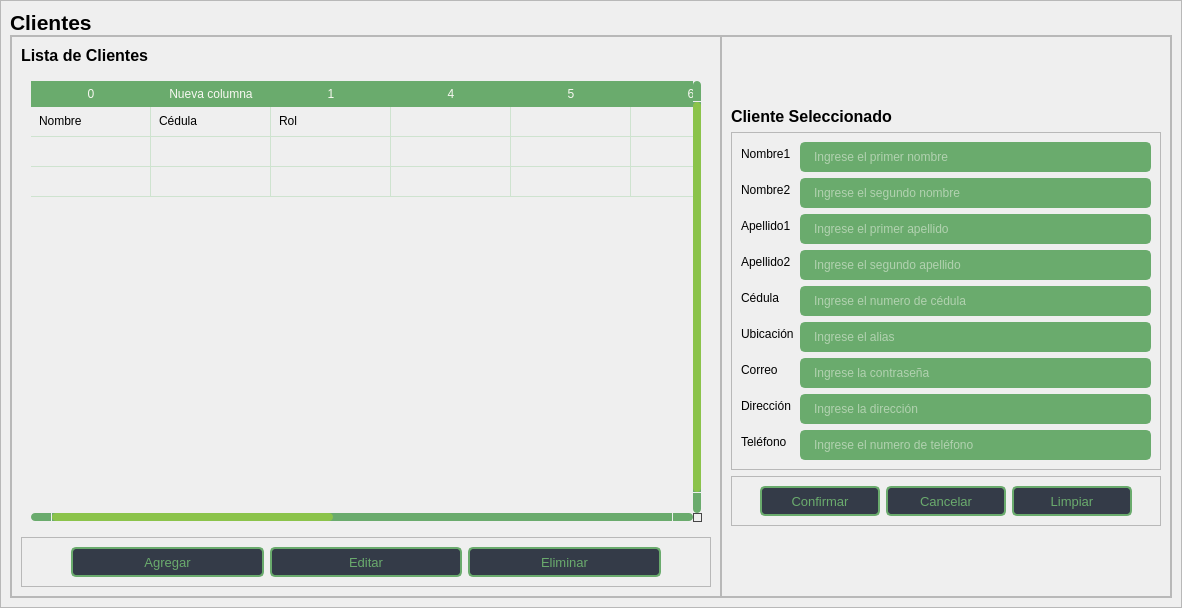
<?xml version="1.0" encoding="UTF-8"?>
<ui version="4.0">
 <class>usuarios</class>
 <widget class="QWidget" name="usuarios">
  <property name="geometry">
   <rect>
    <x>0</x>
    <y>0</y>
    <width>1182</width>
    <height>608</height>
   </rect>
  </property>
  <property name="windowTitle">
   <string>Form</string>
  </property>
  <property name="styleSheet">
   <string notr="true">/*---- QLineEdit  ----*/
QLineEdit {
    background-color: #6AAB6D;
    border-radius: 5px;
    border: 2px solid #6AAB6D;
    padding-left: 10px;
    selection-color: #ffffff;
    selection-background-color: #343b48;
    color: #f8f8f2;
}

QLineEdit:hover {
    border: 2px solid #3C6B4A;
}

QLineEdit:focus {
    border: 2px solid #FFF59D;
}

QLineEdit:disabled {
    color: #dbdbdb;
    border: 2px solid #808080;
    background-color: #4d4d4d;
}

/*---- QPushButton ----*/
QPushButton {
    border: 2px solid #6AAB6D;
    border-radius: 5px;
    color: #6AAB6D;
    background-color: #343b48;
}

QPushButton:hover {
    color: #83B986;
    border: 2px solid #83B986;
}

QPushButton:pressed {
    color: #388E3C;
    border: 2px solid #FFF59D;
}

QPushButton:disabled {
    color: #dbdbdb;
    border: 2px solid #808080;
    background-color: #4d4d4d;
}

/*---- QTableWidget ----*/
QTableWidget {
    background-color: transparent;
    padding: 10px;
    border-radius: 5px;
    gridline-color: #CEE3CF;
    outline: none;
}

QTableWidget::item {
    border-color: #CEE3CF;
    padding-left: 5px;
    padding-right: 5px;
    gridline-color: #CEE3CF;
}

QTableWidget::item:selected {
    background-color: #8BC34A;
    color: #f8f8f2;
}

QHeaderView::section {
    background-color: trasparent;
    max-width: 30px;
    border: none;
    border-style: none;
    border-radius: 0px;
}

QTableWidget::horizontalHeader {
    background-color: #6AAB6D;
    border-radius: 5px;
}

QHeaderView::section:horizontal {
    border: 1px solid #6AAB6D;
    background-color: #6AAB6D;
    padding: 3px;
    border-top-left-radius: 7px;
    border-top-right-radius: 7px;
    color: #f8f8f2;
    border-radius: 0px;
}

QHeaderView::section:vertical {
    border: 1px solid #6AAB6D;
}

/* ScrollBars */
QScrollBar:horizontal {
    border: none;
    background: #6AAB6D;
    height: 8px;
    margin: 0px 21px 0 21px;
    border-radius: 0px;
}

QScrollBar::handle:horizontal {
    background: #8BC34A;
    min-width: 25px;
    border-radius: 4px
}

QScrollBar::add-line:horizontal {
    border: none;
    background: #6AAB6D;
    width: 20px;
    border-top-right-radius: 4px;
    border-bottom-right-radius: 4px;
    subcontrol-position: right;
    subcontrol-origin: margin;
}

QScrollBar::sub-line:horizontal {
    border: none;
    background: #6AAB6D;
    width: 20px;
    border-top-left-radius: 4px;
    border-bottom-left-radius: 4px;
    subcontrol-position: left;
    subcontrol-origin: margin;
}

QScrollBar::up-arrow:horizontal,
QScrollBar::down-arrow:horizontal {
    background: none;
}

QScrollBar::add-page:horizontal,
QScrollBar::sub-page:horizontal {
    background: none;
}

QScrollBar:vertical {
    border: none;
    background-color: #6AAB6D;
    width: 8px;
    margin: 21px 0 21px 0;
    border-radius: 0px;
}

QScrollBar::handle:vertical {
    background: #8BC34A;
    min-height: 25px;
    border-radius: 4px
}

QScrollBar::add-line:vertical {
    border: none;
    background: #6AAB6D;
    height: 20px;
    border-bottom-left-radius: 4px;
    border-bottom-right-radius: 4px;
    subcontrol-position: bottom;
    subcontrol-origin: margin;
}

QScrollBar::sub-line:vertical {
    border: none;
    background: #6AAB6D;
    height: 20px;
    border-top-left-radius: 4px;
    border-top-right-radius: 4px;
    subcontrol-position: top;
    subcontrol-origin: margin;
}

QScrollBar::up-arrow:vertical,
QScrollBar::down-arrow:vertical {
    background: none;
}

QScrollBar::add-page:vertical,
QScrollBar::sub-page:vertical {
    background: none;
}

/* ComboBox */
QComboBox {
    background-color: #6AAB6D;
    border-radius: 5px;
    border: 2px solid #6AAB6D;
    padding: 5px;
    padding-left: 10px;
    color: #f8f8f2;
}

QComboBox:hover {
    border: 2px solid #9CC79E;
}

QComboBox::drop-down {
    subcontrol-origin: padding;
    subcontrol-position: top right;
    width: 25px;
    border-left-width: 3px;
    border-left-color: #6AAB6D;
    border-left-style: solid;
    border-top-right-radius: 3px;
    border-bottom-right-radius: 3px;
    background-image: url(:/icons/images/icons/cil-arrow-bottom.png);
    background-position: center;
    background-repeat: no-reperat;
}

QComboBox QAbstractItemView {
    color: #FFF59D;
    background-color: #6AAB6D;
    padding: 10px;
    selection-background-color: #6AAB6D;
}

QComboBox:disabled {
    color: #dbdbdb;
    border: 2px solid #808080;
    background-color: #4d4d4d;
}</string>
  </property>
  <layout class="QVBoxLayout" name="verticalLayout">
   <property name="spacing">
    <number>0</number>
   </property>
   <property name="leftMargin">
    <number>0</number>
   </property>
   <property name="topMargin">
    <number>0</number>
   </property>
   <property name="rightMargin">
    <number>0</number>
   </property>
   <property name="bottomMargin">
    <number>0</number>
   </property>
   <item>
    <widget class="QFrame" name="frame">
     <property name="styleSheet">
      <string notr="true"/>
     </property>
     <property name="frameShape">
      <enum>QFrame::StyledPanel</enum>
     </property>
     <property name="frameShadow">
      <enum>QFrame::Raised</enum>
     </property>
     <layout class="QVBoxLayout" name="verticalLayout_2">
      <property name="spacing">
       <number>0</number>
      </property>
      <property name="leftMargin">
       <number>9</number>
      </property>
      <property name="topMargin">
       <number>9</number>
      </property>
      <property name="rightMargin">
       <number>9</number>
      </property>
      <property name="bottomMargin">
       <number>9</number>
      </property>
      <item>
       <widget class="QLabel" name="label_3">
        <property name="font">
         <font>
          <pointsize>10</pointsize>
          <italic>false</italic>
          <bold>false</bold>
         </font>
        </property>
        <property name="text">
         <string>&lt;html&gt;&lt;head/&gt;&lt;body&gt;&lt;p&gt;&lt;span style=&quot; font-size:16pt; font-weight:700;&quot;&gt;Clientes&lt;/span&gt;&lt;/p&gt;&lt;/body&gt;&lt;/html&gt;</string>
        </property>
       </widget>
      </item>
      <item>
       <widget class="QFrame" name="frame_28">
        <property name="frameShape">
         <enum>QFrame::StyledPanel</enum>
        </property>
        <property name="frameShadow">
         <enum>QFrame::Raised</enum>
        </property>
        <layout class="QHBoxLayout" name="horizontalLayout_15">
         <property name="spacing">
          <number>0</number>
         </property>
         <property name="leftMargin">
          <number>0</number>
         </property>
         <property name="topMargin">
          <number>0</number>
         </property>
         <property name="rightMargin">
          <number>0</number>
         </property>
         <property name="bottomMargin">
          <number>0</number>
         </property>
         <item>
          <widget class="QFrame" name="frame_27">
           <property name="frameShape">
            <enum>QFrame::StyledPanel</enum>
           </property>
           <property name="frameShadow">
            <enum>QFrame::Raised</enum>
           </property>
           <layout class="QVBoxLayout" name="verticalLayout_28">
            <item>
             <widget class="QLabel" name="label_16">
              <property name="font">
               <font>
                <pointsize>10</pointsize>
                <italic>false</italic>
                <bold>false</bold>
               </font>
              </property>
              <property name="text">
               <string>&lt;html&gt;&lt;head/&gt;&lt;body&gt;&lt;p&gt;&lt;span style=&quot; font-size:12pt; font-weight:700;&quot;&gt;Lista de Clientes&lt;/span&gt;&lt;/p&gt;&lt;/body&gt;&lt;/html&gt;</string>
              </property>
             </widget>
            </item>
            <item>
             <widget class="QTableWidget" name="usuTable">
              <property name="minimumSize">
               <size>
                <width>0</width>
                <height>0</height>
               </size>
              </property>
              <property name="maximumSize">
               <size>
                <width>16777215</width>
                <height>16777215</height>
               </size>
              </property>
              <property name="frameShape">
               <enum>QFrame::NoFrame</enum>
              </property>
              <property name="verticalScrollBarPolicy">
               <enum>Qt::ScrollBarAlwaysOn</enum>
              </property>
              <property name="sizeAdjustPolicy">
               <enum>QAbstractScrollArea::AdjustToContents</enum>
              </property>
              <property name="editTriggers">
               <set>QAbstractItemView::NoEditTriggers</set>
              </property>
              <property name="selectionMode">
               <enum>QAbstractItemView::SingleSelection</enum>
              </property>
              <property name="selectionBehavior">
               <enum>QAbstractItemView::SelectRows</enum>
              </property>
              <property name="showGrid">
               <bool>true</bool>
              </property>
              <property name="gridStyle">
               <enum>Qt::SolidLine</enum>
              </property>
              <property name="sortingEnabled">
               <bool>false</bool>
              </property>
              <property name="rowCount">
               <number>3</number>
              </property>
              <property name="columnCount">
               <number>11</number>
              </property>
              <attribute name="horizontalHeaderVisible">
               <bool>true</bool>
              </attribute>
              <attribute name="horizontalHeaderCascadingSectionResizes">
               <bool>false</bool>
              </attribute>
              <attribute name="horizontalHeaderDefaultSectionSize">
               <number>120</number>
              </attribute>
              <attribute name="horizontalHeaderStretchLastSection">
               <bool>true</bool>
              </attribute>
              <attribute name="verticalHeaderVisible">
               <bool>false</bool>
              </attribute>
              <attribute name="verticalHeaderCascadingSectionResizes">
               <bool>false</bool>
              </attribute>
              <attribute name="verticalHeaderHighlightSections">
               <bool>false</bool>
              </attribute>
              <attribute name="verticalHeaderStretchLastSection">
               <bool>false</bool>
              </attribute>
              <row>
               <property name="text">
                <string>New Row</string>
               </property>
              </row>
              <row>
               <property name="text">
                <string>New Row</string>
               </property>
              </row>
              <row>
               <property name="text">
                <string>New Row</string>
               </property>
              </row>
              <column>
               <property name="text">
                <string>0</string>
               </property>
              </column>
              <column>
               <property name="text">
                <string>Nueva columna</string>
               </property>
              </column>
              <column>
               <property name="text">
                <string>1</string>
               </property>
              </column>
              <column/>
              <column/>
              <column/>
              <column/>
              <column/>
              <column/>
              <column/>
              <column/>
              <item row="0" column="0">
               <property name="text">
                <string>Nombre </string>
               </property>
              </item>
              <item row="0" column="1">
               <property name="text">
                <string>Cédula</string>
               </property>
              </item>
              <item row="0" column="2">
               <property name="text">
                <string>Rol</string>
               </property>
              </item>
             </widget>
            </item>
            <item>
             <widget class="QFrame" name="frame_26">
              <property name="frameShape">
               <enum>QFrame::StyledPanel</enum>
              </property>
              <property name="frameShadow">
               <enum>QFrame::Raised</enum>
              </property>
              <layout class="QHBoxLayout" name="horizontalLayout_14">
               <item>
                <spacer name="horizontalSpacer">
                 <property name="orientation">
                  <enum>Qt::Horizontal</enum>
                 </property>
                 <property name="sizeType">
                  <enum>QSizePolicy::Minimum</enum>
                 </property>
                 <property name="sizeHint" stdset="0">
                  <size>
                   <width>40</width>
                   <height>20</height>
                  </size>
                 </property>
                </spacer>
               </item>
               <item>
                <widget class="QPushButton" name="usuAddButton">
                 <property name="minimumSize">
                  <size>
                   <width>120</width>
                   <height>30</height>
                  </size>
                 </property>
                 <property name="font">
                  <font>
                   <pointsize>10</pointsize>
                   <italic>false</italic>
                   <bold>false</bold>
                  </font>
                 </property>
                 <property name="cursor">
                  <cursorShape>PointingHandCursor</cursorShape>
                 </property>
                 <property name="text">
                  <string>Agregar</string>
                 </property>
                 <property name="icon">
                  <iconset>
                   <normaloff>:/icons/images/icons/cil-check-circle.png</normaloff>:/icons/images/icons/cil-check-circle.png</iconset>
                 </property>
                </widget>
               </item>
               <item>
                <widget class="QPushButton" name="usuEditButton">
                 <property name="sizePolicy">
                  <sizepolicy hsizetype="Minimum" vsizetype="Fixed">
                   <horstretch>0</horstretch>
                   <verstretch>0</verstretch>
                  </sizepolicy>
                 </property>
                 <property name="minimumSize">
                  <size>
                   <width>120</width>
                   <height>30</height>
                  </size>
                 </property>
                 <property name="font">
                  <font>
                   <pointsize>10</pointsize>
                   <italic>false</italic>
                   <bold>false</bold>
                  </font>
                 </property>
                 <property name="cursor">
                  <cursorShape>PointingHandCursor</cursorShape>
                 </property>
                 <property name="text">
                  <string>Editar</string>
                 </property>
                 <property name="icon">
                  <iconset>
                   <normaloff>:/icons/images/icons/cil-pencil.png</normaloff>:/icons/images/icons/cil-pencil.png</iconset>
                 </property>
                </widget>
               </item>
               <item>
                <widget class="QPushButton" name="usuDelButton">
                 <property name="minimumSize">
                  <size>
                   <width>120</width>
                   <height>30</height>
                  </size>
                 </property>
                 <property name="font">
                  <font>
                   <pointsize>10</pointsize>
                   <italic>false</italic>
                   <bold>false</bold>
                  </font>
                 </property>
                 <property name="cursor">
                  <cursorShape>PointingHandCursor</cursorShape>
                 </property>
                 <property name="text">
                  <string>Eliminar</string>
                 </property>
                 <property name="icon">
                  <iconset>
                   <normaloff>:/icons/images/icons/cil-x-circle.png</normaloff>:/icons/images/icons/cil-x-circle.png</iconset>
                 </property>
                </widget>
               </item>
               <item>
                <spacer name="horizontalSpacer_2">
                 <property name="orientation">
                  <enum>Qt::Horizontal</enum>
                 </property>
                 <property name="sizeType">
                  <enum>QSizePolicy::Minimum</enum>
                 </property>
                 <property name="sizeHint" stdset="0">
                  <size>
                   <width>40</width>
                   <height>20</height>
                  </size>
                 </property>
                </spacer>
               </item>
              </layout>
             </widget>
            </item>
           </layout>
          </widget>
         </item>
         <item>
          <widget class="QFrame" name="frame_25">
           <property name="minimumSize">
            <size>
             <width>450</width>
             <height>0</height>
            </size>
           </property>
           <property name="frameShape">
            <enum>QFrame::StyledPanel</enum>
           </property>
           <property name="frameShadow">
            <enum>QFrame::Raised</enum>
           </property>
           <layout class="QVBoxLayout" name="verticalLayout_27">
            <item>
             <spacer name="verticalSpacer_9">
              <property name="orientation">
               <enum>Qt::Vertical</enum>
              </property>
              <property name="sizeHint" stdset="0">
               <size>
                <width>20</width>
                <height>40</height>
               </size>
              </property>
             </spacer>
            </item>
            <item>
             <widget class="QLabel" name="label_15">
              <property name="font">
               <font>
                <pointsize>10</pointsize>
                <italic>false</italic>
                <bold>false</bold>
               </font>
              </property>
              <property name="text">
               <string>&lt;html&gt;&lt;head/&gt;&lt;body&gt;&lt;p&gt;&lt;span style=&quot; font-size:12pt; font-weight:700;&quot;&gt;Cliente Seleccionado&lt;/span&gt;&lt;/p&gt;&lt;/body&gt;&lt;/html&gt;</string>
              </property>
             </widget>
            </item>
            <item>
             <widget class="QFrame" name="frame_23">
              <property name="frameShape">
               <enum>QFrame::StyledPanel</enum>
              </property>
              <property name="frameShadow">
               <enum>QFrame::Raised</enum>
              </property>
              <layout class="QFormLayout" name="formLayout_7">
               <item row="0" column="0">
                <widget class="QLabel" name="labelVersion_12">
                 <property name="lineWidth">
                  <number>1</number>
                 </property>
                 <property name="text">
                  <string>Nombre1</string>
                 </property>
                 <property name="alignment">
                  <set>Qt::AlignLeading|Qt::AlignLeft|Qt::AlignVCenter</set>
                 </property>
                </widget>
               </item>
               <item row="0" column="1">
                <widget class="QLineEdit" name="usuNomText">
                 <property name="minimumSize">
                  <size>
                   <width>0</width>
                   <height>30</height>
                  </size>
                 </property>
                 <property name="text">
                  <string/>
                 </property>
                 <property name="placeholderText">
                  <string>Ingrese el primer nombre</string>
                 </property>
                </widget>
               </item>
               <item row="1" column="0">
                <widget class="QLabel" name="labelVersion_20">
                 <property name="lineWidth">
                  <number>1</number>
                 </property>
                 <property name="text">
                  <string>Nombre2</string>
                 </property>
                 <property name="alignment">
                  <set>Qt::AlignLeading|Qt::AlignLeft|Qt::AlignVCenter</set>
                 </property>
                </widget>
               </item>
               <item row="1" column="1">
                <widget class="QLineEdit" name="usuNom2Text">
                 <property name="minimumSize">
                  <size>
                   <width>0</width>
                   <height>30</height>
                  </size>
                 </property>
                 <property name="text">
                  <string/>
                 </property>
                 <property name="placeholderText">
                  <string>Ingrese el segundo nombre</string>
                 </property>
                </widget>
               </item>
               <item row="2" column="0">
                <widget class="QLabel" name="labelVersion_21">
                 <property name="lineWidth">
                  <number>1</number>
                 </property>
                 <property name="text">
                  <string>Apellido1</string>
                 </property>
                 <property name="alignment">
                  <set>Qt::AlignLeading|Qt::AlignLeft|Qt::AlignVCenter</set>
                 </property>
                </widget>
               </item>
               <item row="2" column="1">
                <widget class="QLineEdit" name="usuApe1Text">
                 <property name="minimumSize">
                  <size>
                   <width>0</width>
                   <height>30</height>
                  </size>
                 </property>
                 <property name="text">
                  <string/>
                 </property>
                 <property name="placeholderText">
                  <string>Ingrese el primer apellido</string>
                 </property>
                </widget>
               </item>
               <item row="3" column="0">
                <widget class="QLabel" name="labelVersion_22">
                 <property name="lineWidth">
                  <number>1</number>
                 </property>
                 <property name="text">
                  <string>Apellido2</string>
                 </property>
                 <property name="alignment">
                  <set>Qt::AlignLeading|Qt::AlignLeft|Qt::AlignVCenter</set>
                 </property>
                </widget>
               </item>
               <item row="3" column="1">
                <widget class="QLineEdit" name="usuApe2Text">
                 <property name="minimumSize">
                  <size>
                   <width>0</width>
                   <height>30</height>
                  </size>
                 </property>
                 <property name="text">
                  <string/>
                 </property>
                 <property name="placeholderText">
                  <string>Ingrese el segundo apellido</string>
                 </property>
                </widget>
               </item>
               <item row="4" column="0">
                <widget class="QLabel" name="labelVersion_14">
                 <property name="lineWidth">
                  <number>1</number>
                 </property>
                 <property name="text">
                  <string>Cédula</string>
                 </property>
                 <property name="alignment">
                  <set>Qt::AlignLeading|Qt::AlignLeft|Qt::AlignVCenter</set>
                 </property>
                </widget>
               </item>
               <item row="4" column="1">
                <widget class="QLineEdit" name="usuCedText">
                 <property name="minimumSize">
                  <size>
                   <width>0</width>
                   <height>30</height>
                  </size>
                 </property>
                 <property name="text">
                  <string/>
                 </property>
                 <property name="frame">
                  <bool>true</bool>
                 </property>
                 <property name="echoMode">
                  <enum>QLineEdit::Normal</enum>
                 </property>
                 <property name="placeholderText">
                  <string>Ingrese el numero de cédula</string>
                 </property>
                </widget>
               </item>
               <item row="5" column="0">
                <widget class="QLabel" name="labelVersion_16">
                 <property name="lineWidth">
                  <number>1</number>
                 </property>
                 <property name="text">
                  <string>Ubicación</string>
                 </property>
                 <property name="alignment">
                  <set>Qt::AlignLeading|Qt::AlignLeft|Qt::AlignVCenter</set>
                 </property>
                </widget>
               </item>
               <item row="5" column="1">
                <widget class="QLineEdit" name="usuNickText">
                 <property name="minimumSize">
                  <size>
                   <width>0</width>
                   <height>30</height>
                  </size>
                 </property>
                 <property name="text">
                  <string/>
                 </property>
                 <property name="placeholderText">
                  <string>Ingrese el alias</string>
                 </property>
                </widget>
               </item>
               <item row="6" column="0">
                <widget class="QLabel" name="labelVersion_18">
                 <property name="lineWidth">
                  <number>1</number>
                 </property>
                 <property name="text">
                  <string>Correo</string>
                 </property>
                 <property name="alignment">
                  <set>Qt::AlignLeading|Qt::AlignLeft|Qt::AlignVCenter</set>
                 </property>
                </widget>
               </item>
               <item row="6" column="1">
                <widget class="QLineEdit" name="usuConText">
                 <property name="minimumSize">
                  <size>
                   <width>0</width>
                   <height>30</height>
                  </size>
                 </property>
                 <property name="text">
                  <string/>
                 </property>
                 <property name="placeholderText">
                  <string>Ingrese la contraseña</string>
                 </property>
                </widget>
               </item>
               <item row="7" column="0">
                <widget class="QLabel" name="labelVersion_13">
                 <property name="lineWidth">
                  <number>1</number>
                 </property>
                 <property name="text">
                  <string>Dirección</string>
                 </property>
                 <property name="alignment">
                  <set>Qt::AlignLeading|Qt::AlignLeft|Qt::AlignVCenter</set>
                 </property>
                </widget>
               </item>
               <item row="7" column="1">
                <widget class="QLineEdit" name="usuDirText">
                 <property name="minimumSize">
                  <size>
                   <width>0</width>
                   <height>30</height>
                  </size>
                 </property>
                 <property name="text">
                  <string/>
                 </property>
                 <property name="placeholderText">
                  <string>Ingrese la dirección</string>
                 </property>
                </widget>
               </item>
               <item row="8" column="0">
                <widget class="QLabel" name="labelVersion_15">
                 <property name="lineWidth">
                  <number>1</number>
                 </property>
                 <property name="text">
                  <string>Teléfono</string>
                 </property>
                 <property name="alignment">
                  <set>Qt::AlignLeading|Qt::AlignLeft|Qt::AlignVCenter</set>
                 </property>
                </widget>
               </item>
               <item row="8" column="1">
                <widget class="QLineEdit" name="usuTelText">
                 <property name="minimumSize">
                  <size>
                   <width>0</width>
                   <height>30</height>
                  </size>
                 </property>
                 <property name="text">
                  <string/>
                 </property>
                 <property name="placeholderText">
                  <string>Ingrese el numero de teléfono</string>
                 </property>
                </widget>
               </item>
              </layout>
             </widget>
            </item>
            <item>
             <widget class="QFrame" name="frame_24">
              <property name="frameShape">
               <enum>QFrame::StyledPanel</enum>
              </property>
              <property name="frameShadow">
               <enum>QFrame::Raised</enum>
              </property>
              <layout class="QHBoxLayout" name="horizontalLayout_13">
               <item>
                <spacer name="horizontalSpacer_3">
                 <property name="orientation">
                  <enum>Qt::Horizontal</enum>
                 </property>
                 <property name="sizeHint" stdset="0">
                  <size>
                   <width>40</width>
                   <height>20</height>
                  </size>
                 </property>
                </spacer>
               </item>
               <item>
                <widget class="QPushButton" name="usuSaveButton">
                 <property name="minimumSize">
                  <size>
                   <width>120</width>
                   <height>30</height>
                  </size>
                 </property>
                 <property name="font">
                  <font>
                   <pointsize>10</pointsize>
                   <italic>false</italic>
                   <bold>false</bold>
                  </font>
                 </property>
                 <property name="cursor">
                  <cursorShape>PointingHandCursor</cursorShape>
                 </property>
                 <property name="text">
                  <string>Confirmar</string>
                 </property>
                 <property name="icon">
                  <iconset>
                   <normaloff>:/icons/images/icons/cil-check-circle.png</normaloff>:/icons/images/icons/cil-check-circle.png</iconset>
                 </property>
                </widget>
               </item>
               <item>
                <widget class="QPushButton" name="usuCancelButton">
                 <property name="minimumSize">
                  <size>
                   <width>120</width>
                   <height>30</height>
                  </size>
                 </property>
                 <property name="font">
                  <font>
                   <pointsize>10</pointsize>
                   <italic>false</italic>
                   <bold>false</bold>
                  </font>
                 </property>
                 <property name="cursor">
                  <cursorShape>PointingHandCursor</cursorShape>
                 </property>
                 <property name="text">
                  <string>Cancelar</string>
                 </property>
                 <property name="icon">
                  <iconset>
                   <normaloff>:/icons/images/icons/cil-x-circle.png</normaloff>:/icons/images/icons/cil-x-circle.png</iconset>
                 </property>
                </widget>
               </item>
               <item>
                <widget class="QPushButton" name="usuClearButton">
                 <property name="minimumSize">
                  <size>
                   <width>120</width>
                   <height>30</height>
                  </size>
                 </property>
                 <property name="font">
                  <font>
                   <pointsize>10</pointsize>
                   <italic>false</italic>
                   <bold>false</bold>
                  </font>
                 </property>
                 <property name="cursor">
                  <cursorShape>PointingHandCursor</cursorShape>
                 </property>
                 <property name="text">
                  <string>Limpiar</string>
                 </property>
                 <property name="icon">
                  <iconset>
                   <normaloff>:/icons/images/icons/cil-reload.png</normaloff>:/icons/images/icons/cil-reload.png</iconset>
                 </property>
                </widget>
               </item>
               <item>
                <spacer name="horizontalSpacer_4">
                 <property name="orientation">
                  <enum>Qt::Horizontal</enum>
                 </property>
                 <property name="sizeHint" stdset="0">
                  <size>
                   <width>40</width>
                   <height>20</height>
                  </size>
                 </property>
                </spacer>
               </item>
              </layout>
             </widget>
            </item>
            <item>
             <spacer name="verticalSpacer_10">
              <property name="orientation">
               <enum>Qt::Vertical</enum>
              </property>
              <property name="sizeHint" stdset="0">
               <size>
                <width>20</width>
                <height>40</height>
               </size>
              </property>
             </spacer>
            </item>
           </layout>
          </widget>
         </item>
        </layout>
       </widget>
      </item>
     </layout>
    </widget>
   </item>
  </layout>
 </widget>
 <resources>
  <include location="../resources.qrc"/>
 </resources>
 <connections/>
</ui>
